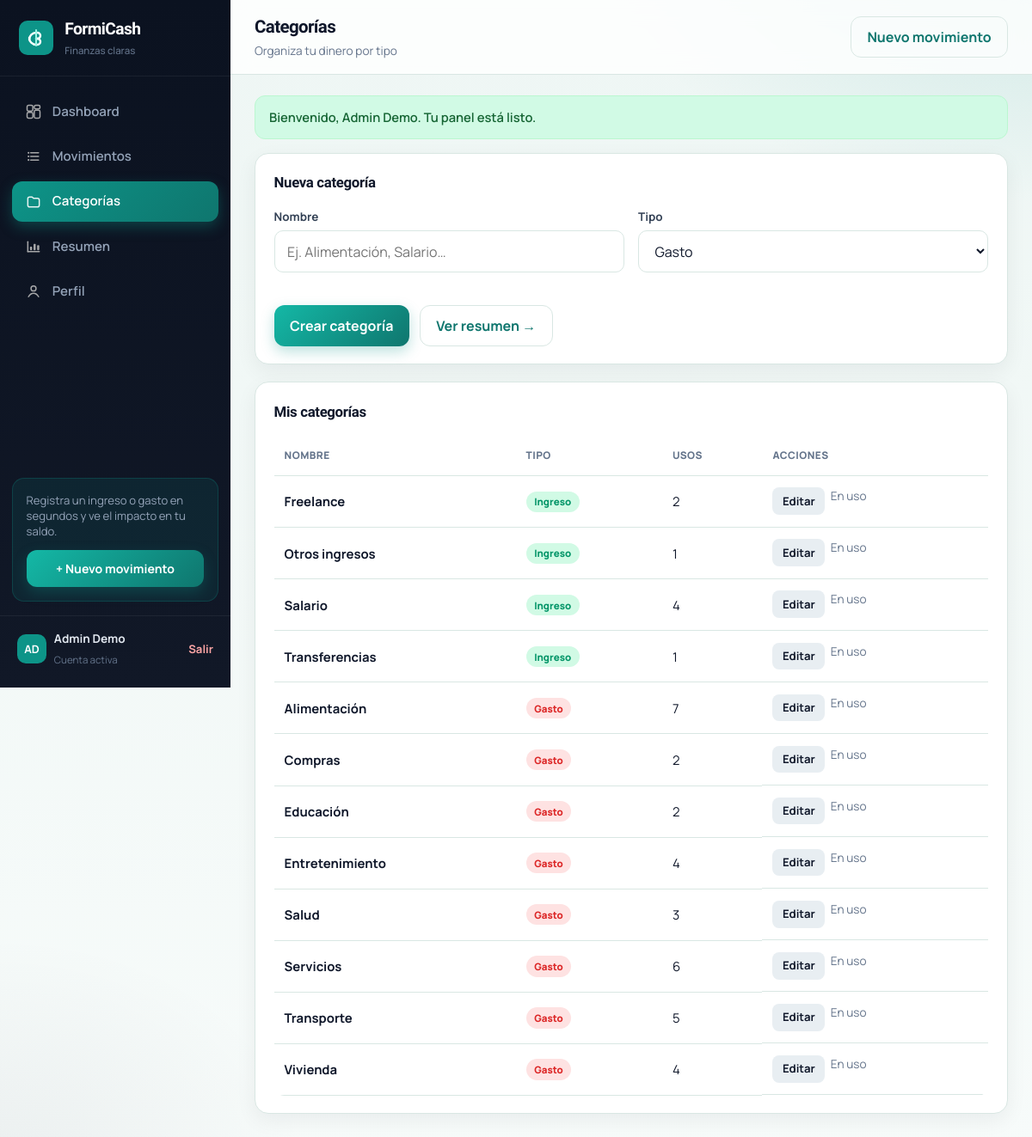
Screenshot of /categorias.php (signed in) with the database file from the repository.
### tables this page shows
CREATE TABLE categoria (
    id_categoria INT AUTO_INCREMENT PRIMARY KEY,
    nombre VARCHAR(80) NOT NULL,
    tipo ENUM('ingreso','gasto') NOT NULL,
    id_usuario INT NOT NULL,
    CONSTRAINT fk_categoria_usuario FOREIGN KEY (id_usuario) REFERENCES usuario(id_usuario) ON DELETE CASCADE
);

### includes/cache.php (called while the page is built, shortened)
<?php
function cacheDir(): string
{
    return CACHE_DIR;
}
function cachePath(string $key): string
{
    $safe = preg_replace('/[^a-zA-Z0-9._-]+/', '_', $key) ?: 'key';
    return cacheDir() . '/' . $safe . '.cache';
}
function cacheGet(string $key): mixed
{
    $path = cachePath($key);
    if (!is_file($path)) {
        return null;
    }
    $raw = @file_get_contents($path);
    $payload = @unserialize($raw, ['allowed_classes' => false]);
    return $payload['data'];
}
function cacheSet(string $key, mixed $data, int $ttl = CACHE_TTL_DEFAULT): void
{
    $path = cachePath($key);
    $payload = serialize([
        'expires' => time() + max(1, $ttl),
        'data' => $data,
    ]);
    $tmp = $path . '.' . bin2hex(random_bytes(4)) . '.tmp';
}

### categorias.php (the view, shortened to what this page needs)
<?php
require_once __DIR__ . '/includes/funciones.php';
$idUsuario = idUsuario();
$editando = null;
$categorias = obtenerCategoriasUsuario($conexion, $idUsuario);
$topbarExtra = '<a class="btn btn-ghost" href="movimiento_form.php">Nuevo movimiento</a>';
require __DIR__ . '/includes/header.php';
?>
        <div class="panel">
            <div class="panel-header">
                <h2><?= $editando ? 'Editar categoría' : 'Nueva categoría' ?></h2>
            </div>
            <form method="post" action="categorias.php">
                <div class="form-row">
                    <div class="form-group">
                        <label for="nombre">Nombre</label>
                        <input class="form-control" type="text" id="nombre" name="nombre" required maxlength="80" placeholder="Ej. Alimentación, Salario…" value="<?= e($editando['nombre'] ?? '') ?>">
                    </div>
                    <div class="form-group">
                        <label for="tipo">Tipo</label>
                        <select class="form-control" id="tipo" name="tipo" required <?= ($editando && (int) ($editando['usos'] ?? 0) > 0) ? 'disabled' : '' ?>>
                            <option value="gasto" <?= ($editando['tipo'] ?? 'gasto') === 'gasto' ? 'selected' : '' ?>>Gasto</option>
                        </select>
                    </div>
                </div>
                <div class="form-actions">
                    <button type="submit" class="btn btn-primary"><?= $editando ? 'Guardar cambios' : 'Crear categoría' ?></button>
                    <a class="btn btn-ghost" href="resumen.php">Ver resumen →</a>
                </div>
            </form>
        </div>
        <div class="panel">
            <div class="panel-header">
                <h2>Mis categorías</h2>
            </div>
            <?php if (!$categorias): ?>
                <div class="empty-state">
                    <img src="img/empty-categorias.svg" alt="">
                    <h3>Aún no tienes categorías</h3>
                    <p>Crea al menos una de ingreso y una de gasto para clasificar tus movimientos.</p>
                </div>
            <?php else: ?>
                <div class="table-wrap">
                    <table class="data">
                        <thead>
                            <tr>
                                <th>Nombre</th>
                                <th>Tipo</th>
                                <th>Usos</th>
                                <th>Acciones</th>
                            </tr>
                        </thead>
                        <tbody>
                        <?php foreach ($categorias as $c): ?>
                            <tr>
                                <td data-label="Nombre"><strong><?= e($c['nombre']) ?></strong></td>
                                <td data-label="Tipo"><span class="badge badge-<?= e($c['tipo']) ?>"><?= e($c['tipo']) ?></span></td>
                                <td data-label="Usos"><?= (int) $c['usos'] ?></td>
                                <td data-label="Acciones" class="actions">
                                    <a class="btn btn-secondary btn-sm" href="categorias.php?editar=<?= (int) $c['id_categoria'] ?>">Editar</a>
                                    <?php if ((int) $c['usos'] === 0): ?>
                                        <a class="btn btn-danger btn-sm" href="categorias.php?eliminar=<?= (int) $c['id_categoria'] ?>" onclick="return confirm('¿Eliminar esta categoría?');">Eliminar</a>
                                    <?php else: ?>
                                        <span class="muted" style="font-size:0.85rem;">En uso</span>
                                    <?php endif; ?>
                                </td>
                            </tr>
                        <?php endforeach; ?>
                        </tbody>
                    </table>
                </div>
            <?php endif; ?>
        </div>
<?php require __DIR__ . '/includes/footer.php'; ?>

### css/estilos.css (style rules this page uses)
:root { --teal: #0d9488; --teal-dark: #0f766e; --teal-light: #14b8a6; --teal-soft: #ccfbf1; --teal-glow: rgba(13, 148, 136, 0.18); --sidebar: #0b1220; --sidebar-2: #111827; --sidebar-hover: #1e293b; --bg: #eef6f4; --bg-2: #f7fbfa; --card: #ffffff; --text: #0f172a; --muted: #64748b; --border: #d9e7e3; --ingreso: #059669; --ingreso-bg: #d1fae5; --gasto: #dc2626; --gasto-bg: #fee2e2; --shadow: 0 8px 24px rgba(15, 23, 42, 0.06); --shadow-sm: 0 1px 2px rgba(15, 23, 42, 0.05); --radius: 16px; --radius-sm: 10px; --font: 'Manrope', system-ui, sans-serif; --display: 'Sora', 'Manrope', sans-serif; --sidebar-w: 268px; }
*, *::before, *::after { box-sizing: border-box; }
html { scroll-behavior: smooth; overflow-x: clip; }
body { margin: 0; font-family: var(--font); color: var(--text); background: radial-gradient(ellipse 80% 50% at 100% -10%, var(--teal-glow), transparent 55%), radial-gradient(ellipse 60% 40% at 0% 100%, rgba(15, 23, 42, 0.05), transparent 50%), linear-gradient(180deg, var(--bg) 0%, var(--bg-2) 100%); min-height: 100vh; min-height: 100dvh; line-height: 1.5; -webkit-font-smoothing: antialiased; overflow-x: clip; }
a { color: var(--teal-dark); text-decoration: none; transition: color 0.15s; }
.app-page { display: flex; min-height: 100vh; }
.form-group { margin-bottom: 1rem; }
.form-group label { display: block; font-weight: 700; font-size: 0.84rem; margin-bottom: 0.4rem; color: #334155; }
.form-control { width: 100%; max-width: 100%; padding: 0.72rem 0.9rem; border: 1px solid var(--border); border-radius: var(--radius-sm); font: inherit; font-size: 1rem; background: #fff; color: var(--text); transition: border-color 0.15s, box-shadow 0.15s; min-height: 44px; }
.form-row { display: grid; grid-template-columns: 1fr 1fr; gap: 1rem; }
.form-actions { display: flex; gap: 0.75rem; flex-wrap: wrap; margin-top: 1.35rem; }
.btn { display: inline-flex; align-items: center; justify-content: center; gap: 0.45rem; padding: 0.7rem 1.15rem; border-radius: 12px; border: none; font: inherit; font-weight: 700; cursor: pointer; text-decoration: none; transition: background 0.15s, transform 0.08s, box-shadow 0.15s; }
.btn-primary { background: linear-gradient(135deg, var(--teal-light), var(--teal-dark)); color: #fff; box-shadow: 0 6px 16px rgba(13, 148, 136, 0.28); }
.btn-secondary { background: #e8eef2; color: var(--text); }
.btn-ghost { background: transparent; color: var(--teal-dark); border: 1px solid var(--border); }
.btn-sm { padding: 0.38rem 0.72rem; font-size: 0.82rem; border-radius: 8px; }
.panel { background: var(--card); border-radius: var(--radius); padding: 1.35rem 1.35rem 1.25rem; box-shadow: var(--shadow); border: 1px solid var(--border); margin-bottom: 1.25rem; animation: fadeUp 0.4s ease; }
.panel-header { display: flex; align-items: center; justify-content: space-between; gap: 1rem; flex-wrap: wrap; margin-bottom: 1rem; }
.panel-header h2 { margin: 0; font-family: var(--display); font-size: 1.05rem; letter-spacing: -0.02em; }
.table-wrap { overflow-x: auto; -webkit-overflow-scrolling: touch; margin: 0; max-width: 100%; border-radius: 12px; }
table.data { width: 100%; border-collapse: collapse; font-size: 0.93rem; min-width: 0; }
table.data th, table.data td { padding: 0.85rem 0.75rem; text-align: left; border-bottom: 1px solid var(--border); vertical-align: middle; }
table.data th { font-size: 0.74rem; text-transform: uppercase; letter-spacing: 0.04em; color: var(--muted); font-weight: 800; }
table.data tbody tr { transition: background 0.12s; }
.badge { display: inline-flex; align-items: center; padding: 0.22rem 0.6rem; border-radius: 999px; font-size: 0.72rem; font-weight: 800; text-transform: capitalize; }
.badge-ingreso { background: var(--ingreso-bg); color: var(--ingreso); }
.badge-gasto { background: var(--gasto-bg); color: var(--gasto); }
.actions { display: flex; gap: 0.4rem; flex-wrap: wrap; }
.muted { color: var(--muted); }

### rows the page displays
categoria: nombre "Freelance", tipo "Ingreso", usos "2"
categoria: nombre "Otros ingresos", tipo "Ingreso", usos "1"
categoria: nombre "Salario", tipo "Ingreso", usos "4"
categoria: nombre "Transferencias", tipo "Ingreso", usos "1"
categoria: nombre "Alimentación", tipo "Gasto", usos "7"
categoria: nombre "Compras", tipo "Gasto", usos "2"
categoria: nombre "Educación", tipo "Gasto", usos "2"
categoria: nombre "Entretenimiento", tipo "Gasto", usos "4"
categoria: nombre "Salud", tipo "Gasto", usos "3"
categoria: nombre "Servicios", tipo "Gasto", usos "6"
categoria: nombre "Transporte", tipo "Gasto", usos "5"
categoria: nombre "Vivienda", tipo "Gasto", usos "4"

### other values shown
$iniciales ?: 'U' "AD"
$nombreUsuario "Admin Demo"
$titulo "Categorías"
$subtitulo "Organiza tu dinero por tipo"
$flash['texto'] "Bienvenido, Admin Demo. Tu panel está listo."
